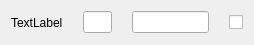
<?xml version="1.0" encoding="UTF-8"?>
<ui version="4.0">
 <class>MylightControl</class>
 <widget class="QWidget" name="MylightControl">
  <property name="geometry">
   <rect>
    <x>0</x>
    <y>0</y>
    <width>254</width>
    <height>45</height>
   </rect>
  </property>
  <property name="windowTitle">
   <string notr="true">Form</string>
  </property>
  <layout class="QHBoxLayout" name="horizontalLayout">
   <property name="spacing">
    <number>20</number>
   </property>
   <item>
    <widget class="QLabel" name="label">
     <property name="text">
      <string notr="true">TextLabel</string>
     </property>
    </widget>
   </item>
   <item>
    <widget class="myLineEdit" name="lineEdit">
     <property name="maximumSize">
      <size>
       <width>60</width>
       <height>16777215</height>
      </size>
     </property>
    </widget>
   </item>
   <item>
    <widget class="myLineEdit" name="lineEdit_2"/>
   </item>
   <item>
    <widget class="QCheckBox" name="checkBox">
     <property name="layoutDirection">
      <enum>Qt::RightToLeft</enum>
     </property>
     <property name="text">
      <string notr="true"/>
     </property>
    </widget>
   </item>
  </layout>
 </widget>
 <customwidgets>
  <customwidget>
   <class>myLineEdit</class>
   <extends>QLineEdit</extends>
   <header location="global">mysortwidget/mylineedit.h</header>
  </customwidget>
 </customwidgets>
 <resources/>
 <connections/>
</ui>
